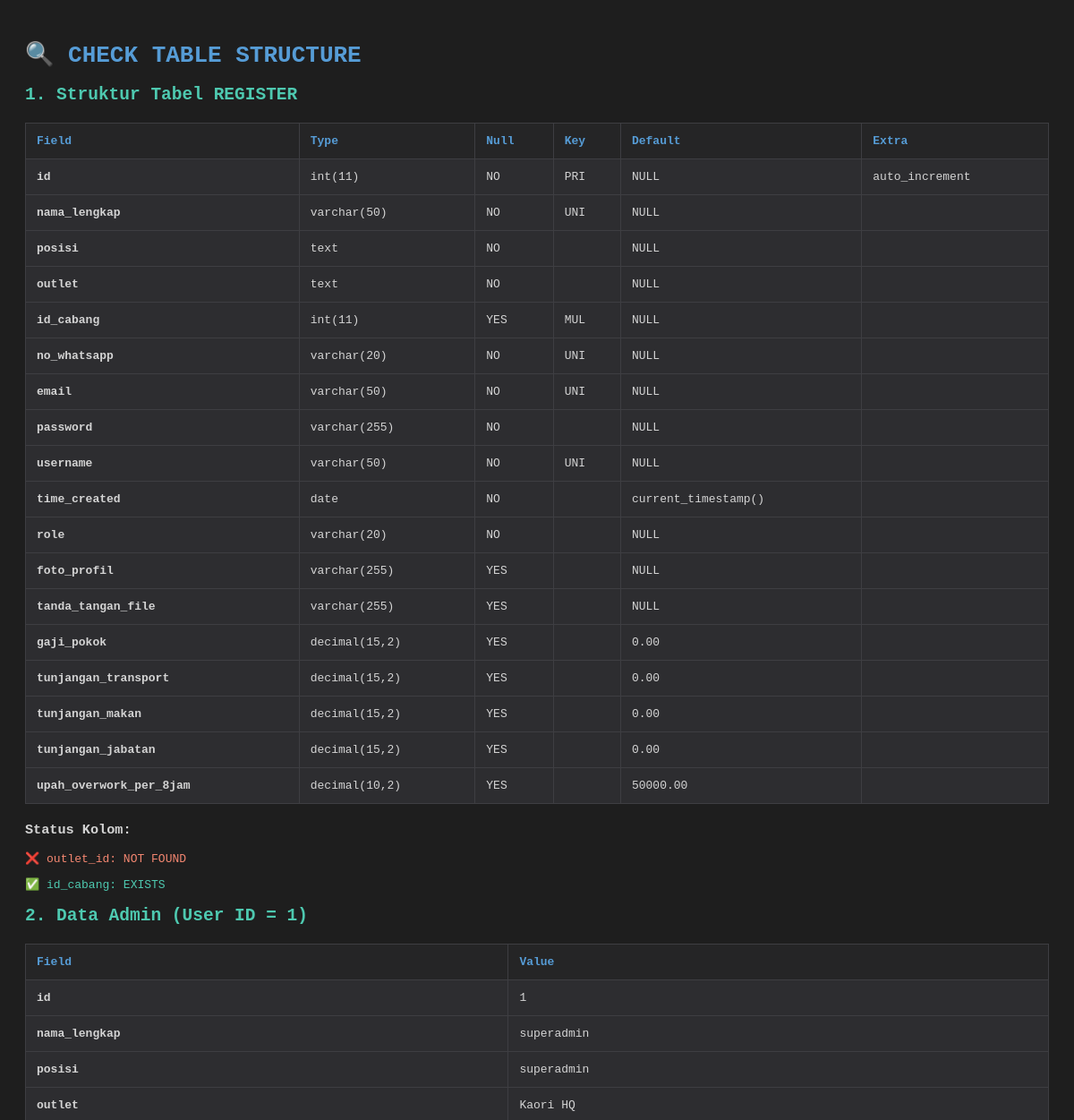
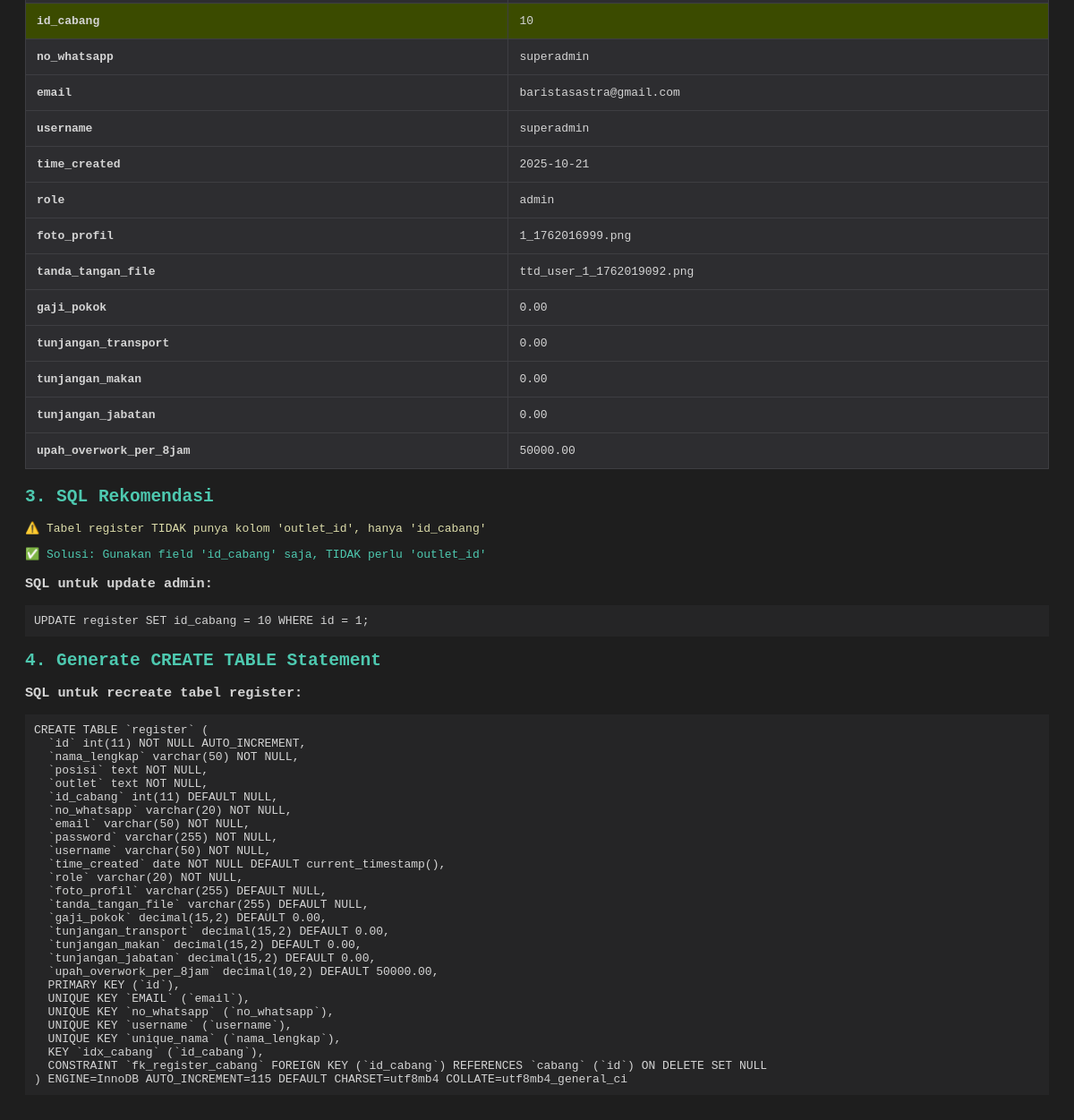
The app's page /check_table_structure.php with its own data (2 pictures, top to bottom).
### tables this page shows
CREATE TABLE `register` (
  `id` int(11) NOT NULL AUTO_INCREMENT,
  `nama_lengkap` varchar(50) NOT NULL,
  `posisi` text NOT NULL,
  `outlet` text NOT NULL,
  `id_cabang` int(11) DEFAULT NULL,
  `no_whatsapp` varchar(20) NOT NULL,
  `email` varchar(50) NOT NULL,
  `password` varchar(255) NOT NULL,
  `username` varchar(50) NOT NULL,
  `time_created` date NOT NULL DEFAULT current_timestamp(),
  `role` varchar(20) NOT NULL,
  `foto_profil` varchar(255) DEFAULT NULL,
  `tanda_tangan_file` varchar(255) DEFAULT NULL,
  `gaji_pokok` decimal(15,2) DEFAULT 0.00,
  `tunjangan_transport` decimal(15,2) DEFAULT 0.00,
  `tunjangan_makan` decimal(15,2) DEFAULT 0.00,
  `tunjangan_jabatan` decimal(15,2) DEFAULT 0.00,
  `upah_overwork_per_8jam` decimal(10,2) DEFAULT 50000.00,
  PRIMARY KEY (`id`),
  UNIQUE KEY `EMAIL` (`email`),
  UNIQUE KEY `no_whatsapp` (`no_whatsapp`),
  UNIQUE KEY `username` (`username`),
  UNIQUE KEY `unique_nama` (`nama_lengkap`),
  KEY `idx_cabang` (`id_cabang`),
  CONSTRAINT `fk_register_cabang` FOREIGN KEY (`id_cabang`) REFERENCES `cabang` (`id`) ON DELETE SET NULL
);

### check_table_structure.php (the view, shortened to what this page needs)
<?php
include 'connect.php';
echo "<!DOCTYPE html><html><head><title>Check Table Structure</title>";
echo "<style>
body { font-family: monospace; padding: 20px; background: #1e1e1e; color: #d4d4d4; }
table { border-collapse: collapse; width: 100%; margin: 20px 0; background: #2d2d30; }
th, td { border: 1px solid #3e3e42; padding: 12px; text-align: left; }
th { background: #252526; color: #569cd6; }
tr:hover { background: #383838; }
.success { color: #4ec9b0; }
.error { color: #f48771; }
.warning { color: #dcdcaa; }
h1 { color: #569cd6; }
h2 { color: #4ec9b0; }
</style></head><body>";
echo "<h1>🔍 CHECK TABLE STRUCTURE</h1>";
echo "<h2>1. Struktur Tabel REGISTER</h2>";
try {
    $stmt = $pdo->query("DESCRIBE register");
    $columns = $stmt->fetchAll(PDO::FETCH_ASSOC);
    echo "<table>";
    echo "<tr><th>Field</th><th>Type</th><th>Null</th><th>Key</th><th>Default</th><th>Extra</th></tr>";
    $has_outlet_id = false;
    $has_id_cabang = false;
    foreach ($columns as $col) {
        echo "<tr>";
        echo "<td><strong>" . $col['Field'] . "</strong></td>";
        echo "<td>" . $col['Type'] . "</td>";
        echo "<td>" . $col['Null'] . "</td>";
        echo "<td>" . $col['Key'] . "</td>";
        echo "<td>" . ($col['Default'] ?? 'NULL') . "</td>";
        echo "<td>" . ($col['Extra'] ?? '') . "</td>";
        echo "</tr>";
        if ($col['Field'] === 'id_cabang') $has_id_cabang = true;
    }
    echo "</table>";
    echo "<h3>Status Kolom:</h3>";
    echo "<p class='" . ($has_outlet_id ? "success" : "error") . "'>";
    echo ($has_outlet_id ? "✅" : "❌") . " outlet_id: " . ($has_outlet_id ? "EXISTS" : "NOT FOUND");
    echo "</p>";
    echo "<p class='" . ($has_id_cabang ? "success" : "error") . "'>";
    echo ($has_id_cabang ? "✅" : "❌") . " id_cabang: " . ($has_id_cabang ? "EXISTS" : "NOT FOUND");
    echo "</p>";
} catch (PDOException $e) {
    echo "<p class='error'>❌ Error: " . $e->getMessage() . "</p>";
}
echo "<h2>2. Data Admin (User ID = 1)</h2>";
try {
    $stmt = $pdo->prepare("SELECT * FROM register WHERE id = 1");
    $stmt->execute();
    $admin = $stmt->fetch(PDO::FETCH_ASSOC);
    if ($admin) {
        echo "<table>";
        echo "<tr><th>Field</th><th>Value</th></tr>";
        foreach ($admin as $key => $value) {
            if ($key !== 'password') {
                $highlight = ($key === 'outlet_id' || $key === 'id_cabang') ? 'style="background:#3b4b00;"' : '';
                echo "<tr $highlight>";
                echo "<td><strong>$key</strong></td>";
                echo "<td>" . ($value ?? 'NULL') . "</td>";
                echo "</tr>";
            }
        }
        echo "</table>";
    } else {
        echo "<p class='error'>❌ Admin user not found!</p>";
    }
} catch (PDOException $e) {
    echo "<p class='error'>❌ Error: " . $e->getMessage() . "</p>";
}
echo "<h2>3. SQL Rekomendasi</h2>";
if (!$has_outlet_id && $has_id_cabang) {
    echo "<p class='warning'>⚠️ Tabel register TIDAK punya kolom 'outlet_id', hanya 'id_cabang'</p>";
    echo "<p class='success'>✅ Solusi: Gunakan field 'id_cabang' saja, TIDAK perlu 'outlet_id'</p>";
    echo "<h3>SQL untuk update admin:</h3>";
    echo "<pre style='background:#252526;padding:10px;'>UPDATE register SET id_cabang = 10 WHERE id = 1;</pre>";
} elseif ($has_outlet_id && !$has_id_cabang) {
    echo "<p class='warning'>⚠️ Tabel register punya 'outlet_id' tapi TIDAK punya 'id_cabang'</p>";
    echo "<h3>SQL untuk update admin:</h3>";
    echo "<pre style='background:#252526;padding:10px;'>UPDATE register SET outlet_id = 10 WHERE id = 1;</pre>";
} elseif ($has_outlet_id && $has_id_cabang) {
    echo "<p class='success'>✅ Tabel register punya KEDUA kolom: 'outlet_id' DAN 'id_cabang'</p>";
    echo "<h3>SQL untuk update admin (update keduanya):</h3>";
    echo "<pre style='background:#252526;padding:10px;'>UPDATE register SET outlet_id = 10, id_cabang = 10 WHERE id = 1;</pre>";
} else {
    echo "<p class='error'>❌ Tabel register TIDAK punya 'outlet_id' maupun 'id_cabang'!</p>";
    echo "<h3>SQL untuk tambah kolom:</h3>";
    echo "<pre style='background:#252526;padding:10px;'>ALTER TABLE register ADD COLUMN id_cabang INT NULL AFTER role;</pre>";
}
echo "<h2>4. Generate CREATE TABLE Statement</h2>";
try {
    $stmt = $pdo->query("SHOW CREATE TABLE register");
    $result = $stmt->fetch(PDO::FETCH_ASSOC);
    echo "<h3>SQL untuk recreate tabel register:</h3>";
    echo "<pre style='background:#252526;padding:10px;overflow-x:auto;'>";
    echo htmlspecialchars($result['Create Table']);
    echo "</pre>";
} catch (PDOException $e) {
    echo "<p class='error'>❌ Error: " . $e->getMessage() . "</p>";
}
echo "</body></html>";
?>

### check_table_structure.php (style rules this page uses)
body { font-family: monospace; padding: 20px; background: #1e1e1e; color: #d4d4d4; }
table { border-collapse: collapse; width: 100%; margin: 20px 0; background: #2d2d30; }
th, td { border: 1px solid #3e3e42; padding: 12px; text-align: left; }
th { background: #252526; color: #569cd6; }
.success { color: #4ec9b0; }
.error { color: #f48771; }
.warning { color: #dcdcaa; }
h1 { color: #569cd6; }
h2 { color: #4ec9b0; }

### records on screen
register: id "1", nama_lengkap "superadmin", posisi "superadmin", outlet "Kaori HQ", id_cabang "10", no_whatsapp "superadmin", email "baristasastra@gmail.com", username "superadmin", time_created "2025-10-21", role "admin", foto_profil "1_1762016999.png", tanda_tangan_file "ttd_user_1_1762019092.png", gaji_pokok "0.00", tunjangan_transport "0.00", tunjangan_makan "0.00", tunjangan_jabatan "0.00", upah_overwork_per_8jam "50000.00"

### other values on screen
$col['Field'] "id"
$col['Type'] "int(11)"
$col['Null'] "NO"
$col['Key'] "PRI"
$col['Default'] "NULL"
$col['Extra'] "auto_increment"
$col['Field'] "nama_lengkap"
$col['Type'] "varchar(50)"
$col['Key'] "UNI"
$col['Field'] "posisi"
$col['Type'] "text"
$col['Field'] "outlet"
$col['Field'] "id_cabang"
$col['Null'] "YES"
$col['Key'] "MUL"
